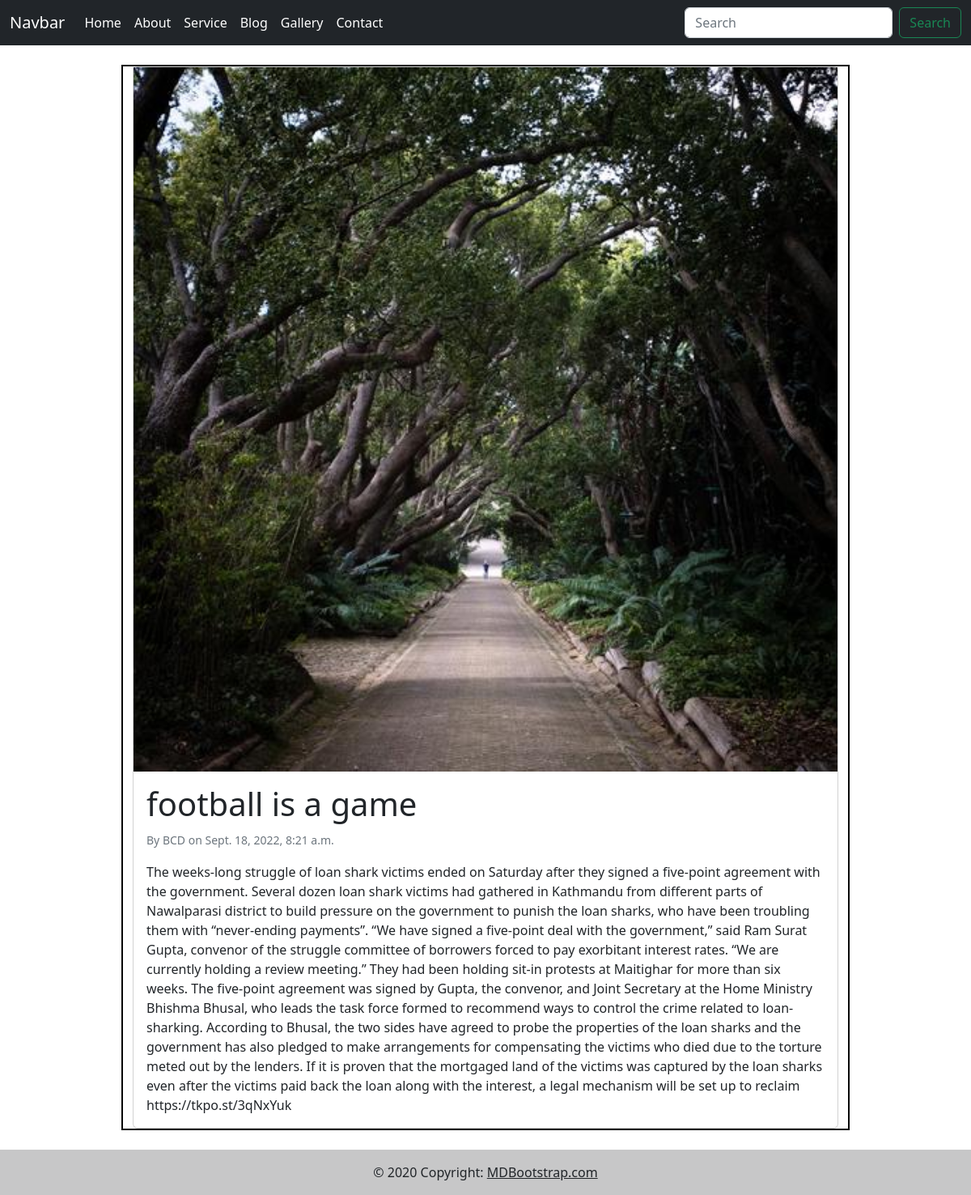
Screenshot of /blog/football-is-a-game/ with the database file from the repository.
### myapp/models.py (models this page shows)
class blog_post(models.Model):
    title = models.CharField(max_length= 250)
    slug = models.SlugField(unique = True)
    image = ResizedImageField(size =[500,500],crop =['middle','center',], upload_to="static/image")
    content = models.TextField(max_length=5000)
    author = models.CharField(max_length=50)
    post_time = models.DateTimeField(auto_now = True )
    def __str__(self):
        return f" {self.title} { self.author} { self.post_time}"

### myapp/views.py (the view)
# urls.py: path("blog/<str:slug>/", views.blog_detail, name="blog_detail"),
def blog_detail(request,slug):
    detail_post=blog_post.objects.filter(slug=slug).first()
    print(type(detail_post))
    print((detail_post))
    context={"detail_post": detail_post}
    return render(request,"blog_details.html", context)

### templates/blog_details.html
{% extends 'base.html' %}
{% load static %}
{% block content %}
<div class="container w-75 my-4" style="border:2px solid black">
    <div class="card">
        <img src="{{detail_post.image.url}}" class="card-top-img">
        <div class="card-body">
            <h1 class="card-title">{{detail_post.title}}</h1>
            <p class="card-text"> <small class="text-muted"> By {{detail_post.author}} on {{detail_post.post_time}}</small></p>
            <p class="card-text">{{detail_post.content}}</p>
        </div>
    </div>
</div>
{% endblock content %}

### rows the page displays
blog_post: image (picture), title "football is a game", author "BCD", post_time "Sept. 18, 2022, 8:21 a.m.", content "The weeks-long struggle of loan shark victims ended on Saturday after they signed a five-point agreement with the government. Several dozen loan shark victims had gathered in Kathmandu from different parts of Nawalparasi district to build pressure on the government to punish the loan sharks, who have been troubling them with “never-ending payments”. “We have signed a five-point deal with the government,” said Ram Surat Gupta, convenor of the struggle committee of borrowers forced to pay exorbitant interest rates. “We are currently holding a review meeting.” They had been holding sit-in protests at Maitighar for more than six weeks. The five-point agreement was signed by Gupta, the convenor,…"
